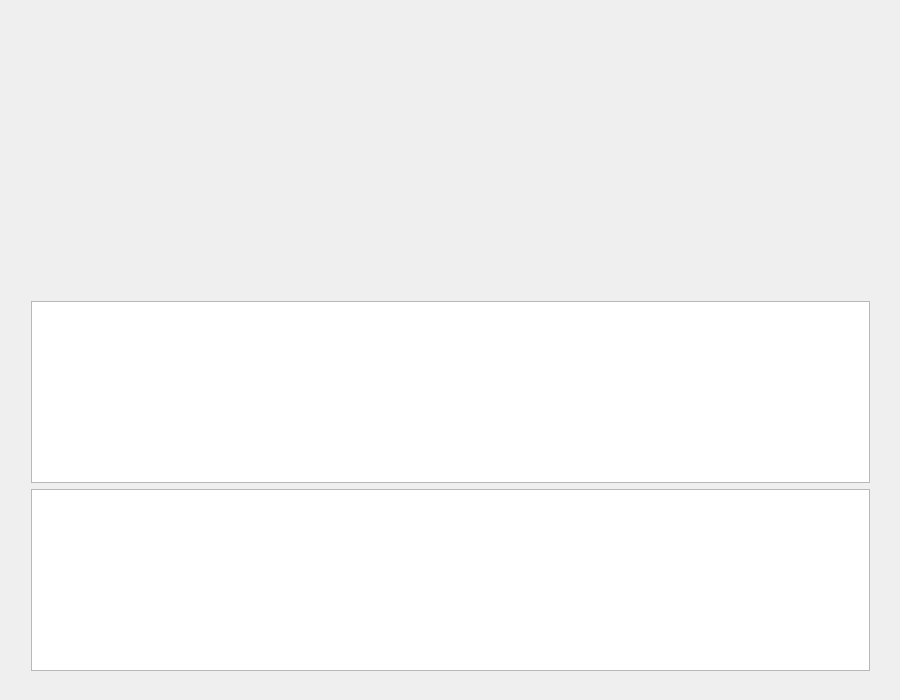
<?xml version="1.0" encoding="UTF-8"?>
<ui version="4.0">
 <class>Widget</class>
 <widget class="QWidget" name="Widget">
  <property name="geometry">
   <rect>
    <x>0</x>
    <y>0</y>
    <width>900</width>
    <height>700</height>
   </rect>
  </property>
  <property name="windowTitle">
   <string>Widget</string>
  </property>
  <widget class="QWidget" name="">
   <property name="geometry">
    <rect>
     <x>20</x>
     <y>290</y>
     <width>861</width>
     <height>392</height>
    </rect>
   </property>
   <layout class="QVBoxLayout" name="verticalLayout">
    <item>
     <widget class="QGraphicsView" name="graphicsView_2"/>
    </item>
    <item>
     <widget class="QGraphicsView" name="graphicsView"/>
    </item>
   </layout>
  </widget>
 </widget>
 <layoutdefault spacing="6" margin="11"/>
 <resources/>
 <connections/>
</ui>
